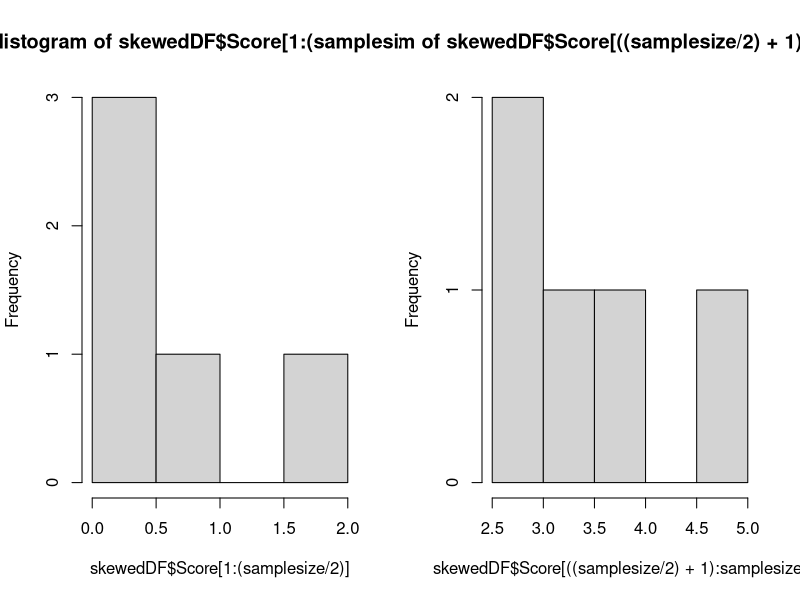
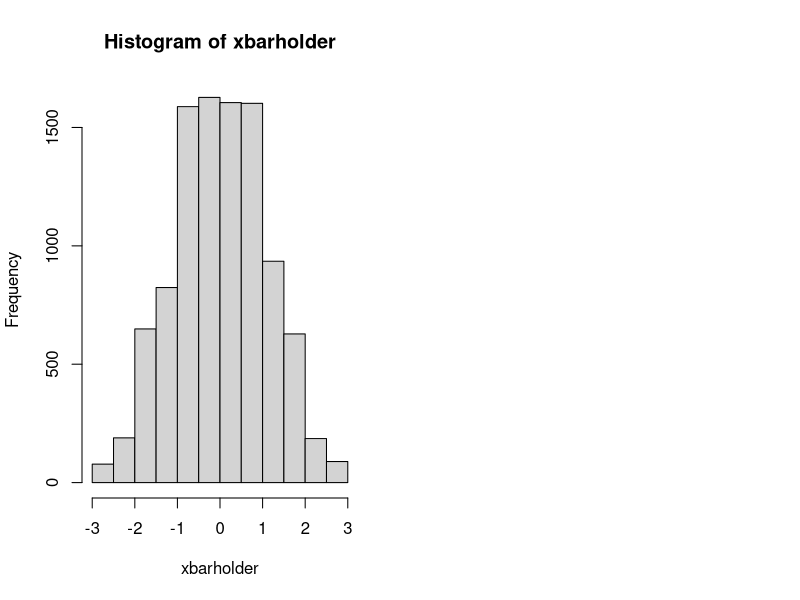
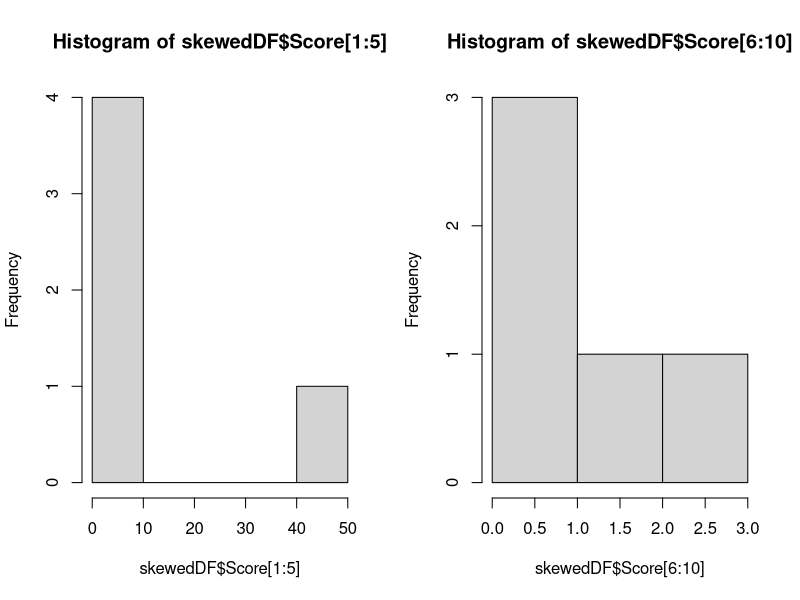
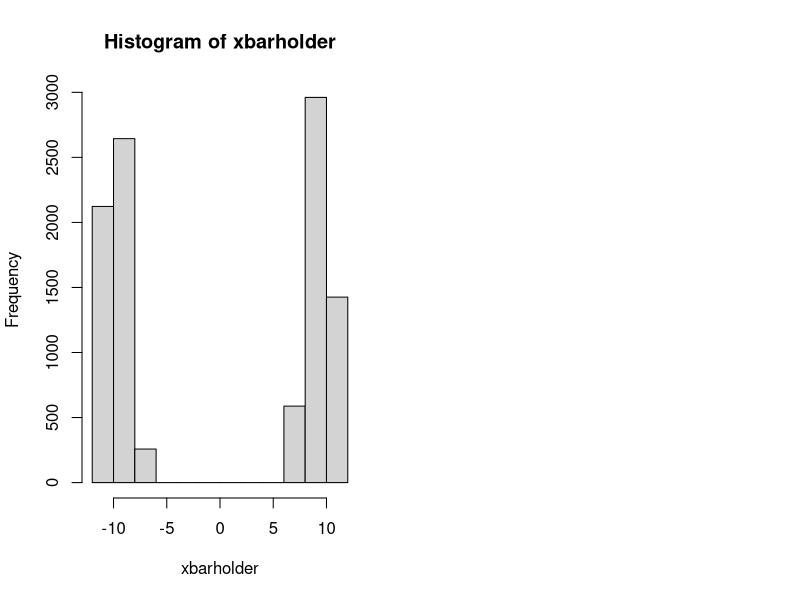

Recreate these plots in R, in order.
# Read in Data
samplesize = 10
skewedDF = data.frame(Score = c(rchisq((samplesize/2),1),(rexp((samplesize/2),1)+2)), Treatment = c(rep(1,samplesize/2),rep(2,samplesize/2)))

par(mfrow = c(1,2))
hist(skewedDF$Score[1:(samplesize/2)])
hist(skewedDF$Score[((samplesize/2)+1):samplesize ])
# change to data frame to work with t.test
# genenerate the difference in means a pvalue to compare with later
t.test(skewedDF$Score ~ skewedDF$Treatment)

# number of permutations
number_of_permutations = 10000;
#Thi will hold the differnce of sample means generated under the assumption of equality
xbarholder = c();

# this is the observed difference in sample means that we observed.. is the same the one from t.test above. 
observed_diff = mean(subset(skewedDF, Treatment == 1)$Score)-mean(subset(skewedDF, Treatment == "2")$Score)

# This counts the number of diffrences of sample means from each permutation that were more extreme than the one observed (diffreence from t.test above)
counter = 0;

# this loop run all the permutations and generages and remembers the difference of sample means for each permutation of the labels ... 
# remember, the reason we can permute the labels is because we are assuming the null hypothesis to be true... that the means are 
# equal under and thus that the treatment has no effect.  That is, that the result we saw for an individual would have been just as 
#likely to have happened if he or she were in the other group / treatment."

for(i in 1:number_of_permutations)
{
  scramble = sample(skewedDF$Score,samplesize); #shuffle the observations
  # the below two lines effectively radnomly applies the extrinsic and intrinsic labels to the observations. 
  One = scramble[1:(samplesize/2)]; # give the first 23 the extrinsic label
  Two = scramble[(samplesize/2+1):samplesize]; #give the rest the intrinsic lable. 
  diff = mean(One)-mean(Two); # find the difference in sample means from current permutation. under the equality assumtion, most of the time this should be close to zero
  xbarholder[i] = diff; # remember the differene in sample means to compare to the one we observed in the study... 
  
  #if the one we observed sticks out then it will be hard to for the diffs to exceed it and that will be evidence that is doesn't 
  #belong and thus is evidence that the difference is not zero and thus that the means are not equal and thus that there is a 
  #treatment effect. 
  
  #evidence that the means are not equal 
  if(abs(diff) > abs(observed_diff)) 
    counter = counter + 1;
  
}
hist(xbarholder);
pvalue = counter / number_of_permutations; 
pvalue
# the pvalue is the percentage of the differences in sample means that were generaged under 
#the assumption of equal means exceed the one we observed.  If this percentage is small, then this is evidence that the observed 
#difference does not belong in this distribution and thus that the difference is not zero and thus that the means are not equal and thus that there is a 
#treatment effect. 


#Pocket Cash Outlier Example
# Read in Data
skewedDF = data.frame(Score = c(c(1,2,4,6,50),c(1,0,1,2,3)), Treatment = c(rep(1,5),rep(2,5)))

par(mfrow = c(1,2))
hist(skewedDF$Score[1:5])
hist(skewedDF$Score[6:10])
# change to data frame to work with t.test
# genenerate the difference in means a pvalue to compare with later
t.test(skewedDF$Score ~ skewedDF$Treatment)

# number of permutations
number_of_permutations = 10000;
#Thi will hold the differnce of sample means generated under the assumption of equality
xbarholder = c();

# this is the observed difference in sample means that we observed.. is the same the one from t.test above. 
observed_diff = mean(subset(skewedDF, Treatment == 1)$Score)-mean(subset(skewedDF, Treatment == "2")$Score)

# This counts the number of diffrences of sample means from each permutation that were more extreme than the one observed (diffreence from t.test above)
counter = 0;

# this loop run all the permutations and generages and remembers the difference of sample means for each permutation of the labels ... 
# remember, the reason we can permute the labels is because we are assuming the null hypothesis to be true... that the means are 
# equal under and thus that the treatment has no effect.  That is, that the result we saw for an individual would have been just as 
#likely to have happened if he or she were in the other group / treatment."

for(i in 1:number_of_permutations)
{
  scramble = sample(skewedDF$Score,10); #shuffle the observations
  # the below two lines effectively radnomly applies the extrinsic and intrinsic labels to the observations. 
  One = scramble[1:5]; # give the first 23 the extrinsic label
  Two = scramble[6:10]; #give the rest the intrinsic lable. 
  diff = mean(One)-mean(Two); # find the difference in sample means from current permutation. under the equality assumtion, most of the time this should be close to zero
  xbarholder[i] = diff; # remember the differene in sample means to compare to the one we observed in the study... 
  
  #if the one we observed sticks out then it will be hard to for the diffs to exceed it and that will be evidence that is doesn't 
  #belong and thus is evidence that the difference is not zero and thus that the means are not equal and thus that there is a 
  #treatment effect. 
  
  #evidence that the means are not equal 
  if(abs(diff) > abs(observed_diff)) 
    counter = counter + 1;
  
}
hist(xbarholder);
pvalue = counter / number_of_permutations; 
pvalue
# the pvalue is the percentage of the differences in sample means that were generaged under 
#the assumption of equal means exceed the one we observed.  If this percentage is small, then this is evidence that the observed 
#difference does not belong in this distribution and thus that the difference is not zero and thus that the means are not equal and thus that there is a 
#treatment effect. 





